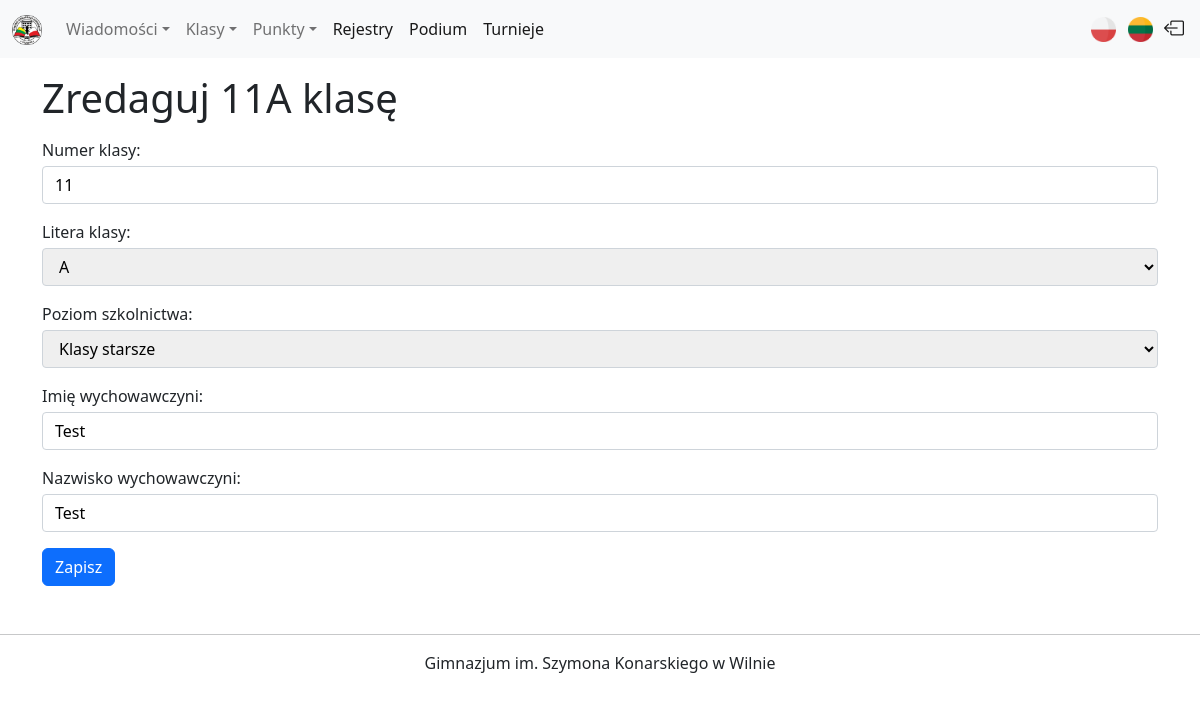
Screenshot of /pl/school/class/edit/1 (signed in) with the database file from the repository.
### points/models.py (models this page shows, shortened)
class Classes(models.Model):
    SCHOOL_LETTER_CHOICES = [
        ("A", "A"),
        ("B", "B"),
        ("C", "C"),
        ("D", "D"),
        ("E", "E"),
    ]
    SCHOOL_LEVEL_CHOICES = [
        (_("Klasy początkowe"), _("Klasy początkowe")),
        (_("Klasy średnie"), _("Klasy średnie")),
        (_("Klasy starsze"), _("Klasy starsze")),
    ]
    class_number = models.PositiveSmallIntegerField(verbose_name=_("Numer klasy"),
        validators=[MinValueValidator(1), MaxValueValidator(12)], null=False
    )
    class_letter = models.CharField(verbose_name=_("Litera klasy"),
        max_length=1, choices=SCHOOL_LETTER_CHOICES, default="A"
    )
    class_school_level = models.CharField(_("Poziom szkolnictwa"),
        max_length=16, choices=SCHOOL_LEVEL_CHOICES, default="Klasy średnie"
    )
    class_teacher_name = models.CharField(verbose_name=_("Imię wychowawczyni"), max_length=20)
    class_teacher_surname = models.CharField(verbose_name=_("Nazwisko wychowawczyni"), max_length=20)
    class_points = models.PositiveSmallIntegerField(verbose_name=_("Punkty"),
        validators=[MinValueValidator(0), MaxValueValidator(999)], null=False,
        default=0
    )

### points/views.py (the view)
# urls.py: path("school/class/edit/<int:pk>", views.EditClass.as_view(), name="class_edit"),
class EditClass(LoginRequiredMixin, UpdateView):
    template_name = "edit/edit_class.html"
    model = Classes
    form_class = ClassesEditExceptPointsForm
    success_url = "/school/classes"

### points/forms.py
class ClassesEditExceptPointsForm(forms.ModelForm):
    class Meta:
        model = Classes
        exclude = ("class_points",)

### points/templates/edit/edit_class.html (shortened to what this page needs)
{% extends "base.html" %}
{% load i18n %}
{% block content %}
    <h1>{% trans "Zredaguj" %} {{ classes.class_number }}{{classes.class_letter }} {% trans "klasę" %}</h1>
    <form action="{% url 'points:class_edit' pk=classes.id %}" method="post" enctype="multipart/form-data">
        {% for field in form %}
            <div class="form-item mt-3 mb-3">
                {{ field.label_tag }}
                {{ field }}
            </div>
        {% endfor %}
        <button class="btn btn-primary" type="submit">{% trans "Zapisz" %}</button>
    </form>
{% endblock %}

### static/styles.css (style rules this page uses)
body { overflow-x: hidden; }
.form-item input, .form-item textarea, .form-item select { display: block; width: 100%; border: 1px solid #ced4da; border-radius: 0.25rem; padding: .375rem .75rem; font-size: 1rem; transition: border-color .15s ease-in-out,box-shadow .15s ease-in-out; margin-top: 0.25rem; }

### rows the page displays
Classes: class_number "11", class_letter "A", form "11" "A" "Klasy starsze" "Test" "Test"

### other values shown
{{ field.label_tag }} "Numer klasy:" "Litera klasy:" "Poziom szkolnictwa:" "Imię wychowawczyni:" "Nazwisko wychowawczyni:"
